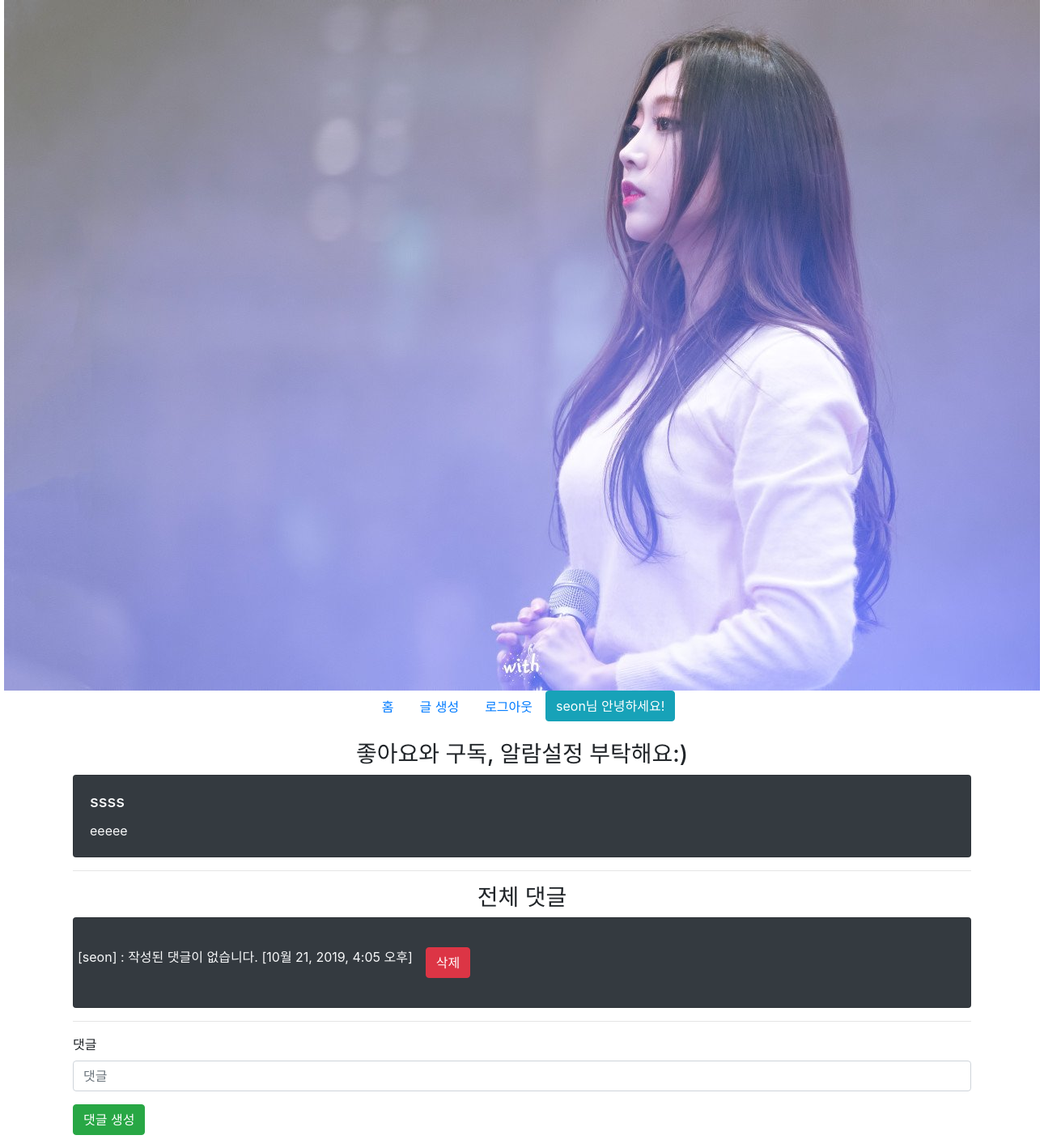
Page /board/2/detail/ (signed in) on the committed database.
### board/models.py (models this page shows)
class Board(models.Model):
    title = models.CharField(max_length=100)
    content = models.CharField(max_length=100)
    created_at = models.DateField(auto_now_add=True)
    user = models.ForeignKey(settings.AUTH_USER_MODEL,
                             on_delete=models.CASCADE)

class Comment(models.Model):
    board = models.ForeignKey(Board, on_delete=models.CASCADE)
    content = models.CharField(max_length=100)
    created_time = models.DateTimeField(auto_now_add=True)
    user = models.ForeignKey(settings.AUTH_USER_MODEL,
                             on_delete=models.CASCADE)

### board/views.py (the view)
# urls.py: path('<int:id>/detail/', views.detail, name='detail'),
def detail(request, id):
    board = get_object_or_404(Board, id=id)
    comment_form = CommentForm()
    context = {
        'board': board,
        'comment_form': comment_form
    }
    return render(request, 'board/detail.html', context)

### board/forms.py
class CommentForm(forms.ModelForm):
    content = forms.CharField(label="댓글")
    class Meta:
        model = Comment
        fields = ("content",)

### board/templates/board/detail.html (shortened to what this page needs)
{% extends 'base.html' %}
{% load bootstrap4 %}
{% block body %}
<h3 class="text-center">좋아요와 구독, 알람설정 부탁해요:)</h3>
<div class="card bg-dark text-light">
  <div class="card-body">
    <h5 class="card-title">{{board.title}}</h5>
    <p class="card-text">{{board.content}}</p>
  </div>
</div>
<hr>
<h3 class="text-center">전체 댓글</h3>
<div class="card bg-dark text-light">
  <div class="card-body">
    {% for comment in board.comment_set.all %}
    <p>
      <div class="row">
        [{{comment.user}}] : {{comment.content}} [{{comment.created_time}}]
        {% if user == comment.user %}
        <form action="{% url 'board:comment_delete' board.id comment.id %}" method="post">
          <input type="submit" value="삭제" class="btn btn-danger mx-3">
        </form>
      </div>
      {% endif %}
    </p>
    {% endfor %}
  </div>
</div>
{% if user.is_authenticated %}
<hr>
<form action="{% url 'board:comment_create' board.id %}" method='POST'>
  {% bootstrap_form comment_form %}
  <input type="submit" value="댓글 생성" class="btn btn-success">
</form>
{% endif %}
{% endblock %}

### gallery/templates/base.html (shortened to what this page needs)
{% load bootstrap4 %}
{% load static %}
<!DOCTYPE html>
<html lang="en">
<head>
  {% bootstrap_css %}
</head>
<body>
  <div class="text-center">
    <a
      href="https://search.naver.com/search.naver?sm=top_hty&fbm=0&ie=utf8&query=%EB%9F%AC%EB%B8%94%EB%A6%AC%EC%A6%88+%EC%A7%80%EC%88%98"><img
        src="{% static 'jisoo.jpg' %}" alt=""></a>
  </div>
  <ul class="nav justify-content-center">
    <li class="nav-item">
      <a class="nav-link active" href="{% url 'board:index' %}">홈</a>
    </li>
    {% if user.is_authenticated %}
    <li class="nav-item">
      <a class="nav-link" href="{% url 'board:create' %}">글 생성</a>
    </li>
    <li class="nav-item">
      <a class="nav-link" href="{% url 'accounts:logout' %}">로그아웃</a>
    </li>
    <li class="nav-item">
      <h1 class="btn btn-info">{{user.username}}님 안녕하세요!</h1>
    </li>
    {% endif %}
  </ul>
  <div class="container my-3">
    {% block body %}
    {% endblock %}
  </div>
</body>
</html>

### rows in the picture
Board: title "ssss", content "eeeee"
Comment: user "seon", content "작성된 댓글이 없습니다.", created_time "10월 21, 2019, 4:05 오후"

### other values in the picture
{{ user.username }} "seon"
